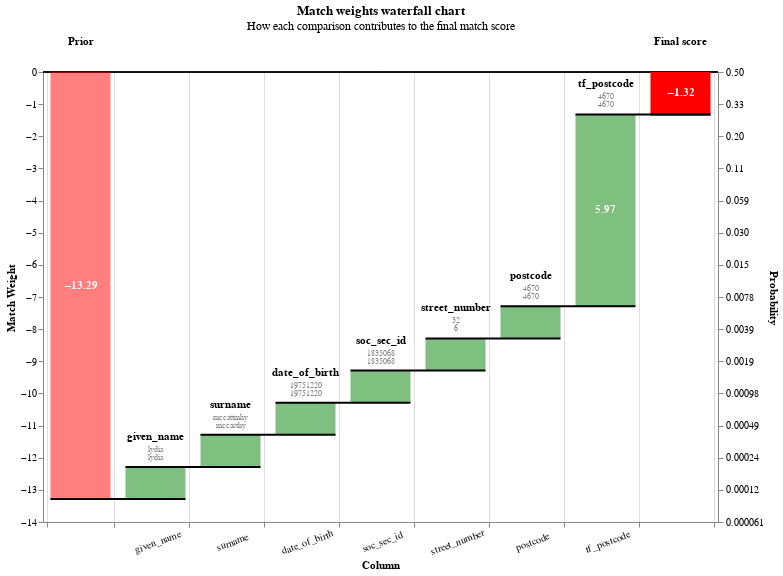

Write notebook code for a chart like this one.
### Markdown cell above
The following chart seems to suggest that, where the model is making errors, it's because the data is corrupted beyond recognition and no reasonable linkage model could find these matches

### Code cell
records = linker.evaluation.prediction_errors_from_labels_column(
    "cluster"
).as_record_dict(limit=10)
linker.visualisations.waterfall_chart(records)
